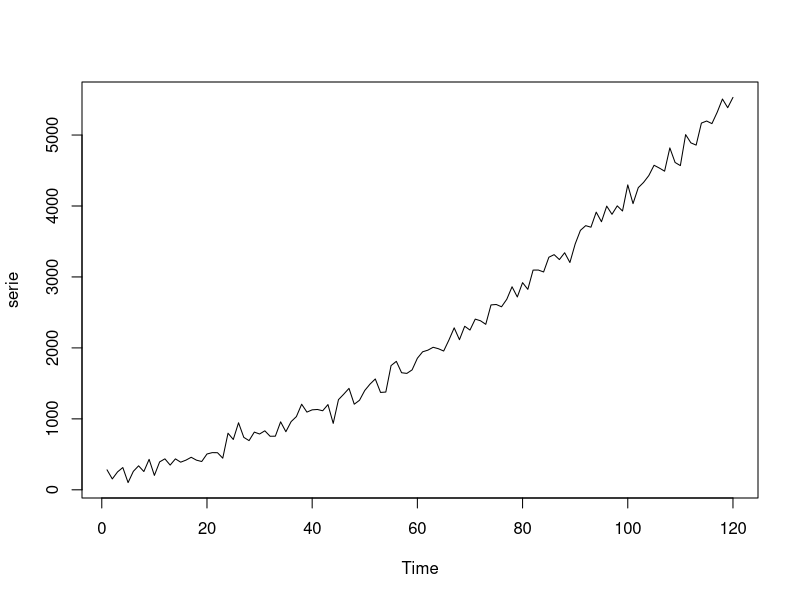

Generate this figure with R:
library(tidyverse)
library(forecast)
library(urca)

# Número de observações
n <- 120
# Componente aleatório
set.seed(50)
noise <- rnorm(n, mean = 200, sd = 100)
# Componente de tendência
trend <- 15.67
# Componente estocástico
t <- 1:120
stochastic_component <- (10.32 * t) + (0.287 * (t ^ 2))

### A série temporal deste exemplo:
serie <- ts(trend + stochastic_component + noise)
plot.ts(serie)




### Teste de Raiz Unitária (Dickey-Fuller):
# Estatística de -1,2335 não foi capaz de rejeitar a hipótese
# nula do teste;
summary(urca::ur.df(serie, type = "trend"))


# Em primeira diferença, a série produz estatísticas que rejeitam
# a hipótese nula nas três especificações do teste; Logo,
# a série é estacionária em primeira diferença
serie_df <- diff(serie)
summary(urca::ur.df(serie_df, type = "none"))
summary(urca::ur.df(serie_df, type = "drift"))
summary(urca::ur.df(serie_df, type = "trend"))


pl <- tibble(x = seq_len(n), y = serie) %>% 
  ggplot() +
  geom_line(
    aes(y = y, x = x)
  ) +
  labs(
    title = "Número diário de usuários ativos (DAUs)"
  ) +
  theme(
    plot.title.position = "plot",
    axis.title = element_blank()
  )


ragg::agg_png("Figuras/serie-aletoria.png", width = 2000, height = 1000, res = 300)
print(pl)
dev.off()
